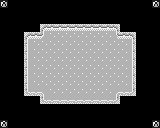

Rendered tile map (Tiled .tmx) drawn with the repository's tilesets; below, a short description and the full map source, tile grids included:
An orthogonal 20x16 tile map with 8x8 px tiles, 3 tile layers (Background, Collision, Overlap).

<map version="1.0" orientation="orthogonal" renderorder="right-down" width="20" height="16" tilewidth="8" tileheight="8" nextobjectid="1">
 <tileset firstgid="1" name="char_sheet" tilewidth="8" tileheight="8" tilecount="1024">
  <image source="char_sheet.png" width="256" height="256" />
 </tileset>
 <layer name="Background" width="20" height="16">
  <data encoding="csv">
63,0,0,0,0,0,0,0,0,0,0,0,0,0,0,0,0,0,0,63,
0,0,0,0,0,0,0,0,0,0,0,0,0,0,0,0,0,0,0,0,
0,0,0,0,0,0,0,0,0,0,0,0,0,0,0,0,0,0,0,0,
0,0,0,0,0,0,0,0,0,0,0,0,0,0,0,0,0,0,0,0,
0,0,0,0,0,0,0,0,0,0,0,0,0,0,0,0,0,0,0,0,
0,0,0,0,0,0,0,0,0,0,0,0,0,0,0,0,0,0,0,0,
0,0,0,0,0,0,0,0,0,0,0,0,0,0,0,0,0,0,0,0,
0,0,0,0,0,0,0,0,0,0,0,0,0,0,0,0,0,0,0,0,
0,0,0,0,0,0,0,0,0,0,0,0,0,0,0,0,0,0,0,0,
0,0,0,0,0,0,0,0,0,0,0,0,0,0,0,0,0,0,0,0,
0,0,0,0,0,0,0,0,0,0,0,0,0,0,0,0,0,0,0,0,
0,0,0,0,0,0,0,0,0,0,0,0,0,0,0,0,0,0,0,0,
0,0,0,0,0,0,0,0,0,0,0,0,0,0,0,0,0,0,0,0,
0,0,0,0,0,0,0,0,0,0,0,0,0,0,0,0,0,0,0,0,
0,0,0,0,0,0,0,0,0,0,0,0,0,0,0,0,0,0,0,0,
63,0,0,0,0,0,0,0,0,0,0,0,0,0,0,0,0,0,0,63
</data>
 </layer>
 <layer name="Collision" width="20" height="16">
  <data encoding="csv">
0,0,0,0,0,0,0,0,0,0,0,0,0,0,0,0,0,0,0,0,
0,0,0,0,0,0,0,0,0,0,0,0,0,0,0,0,0,0,0,0,
0,0,0,0,0,0,0,0,0,0,0,0,0,0,0,0,0,0,0,0,
0,0,0,0,0,414,415,415,415,415,415,415,415,415,416,0,0,0,0,0,
0,0,0,414,415,383,352,352,352,352,352,352,352,352,382,415,416,0,0,0,
0,0,0,446,352,352,352,352,352,352,352,352,352,352,352,352,448,0,0,0,
0,0,0,446,352,352,352,352,352,352,352,352,352,352,352,352,448,0,0,0,
0,0,0,446,352,352,352,352,352,352,352,352,352,352,352,352,448,0,0,0,
0,0,0,446,352,352,352,352,352,352,352,352,352,352,352,352,448,0,0,0,
0,0,0,446,352,352,352,352,352,352,352,352,352,352,352,352,448,0,0,0,
0,0,0,446,352,352,352,352,352,352,352,352,352,352,352,352,448,0,0,0,
0,0,0,478,479,351,352,352,352,352,352,352,352,352,350,479,480,0,0,0,
0,0,0,0,0,478,479,479,479,479,479,479,479,479,480,0,0,0,0,0,
0,0,0,0,0,0,0,0,0,0,0,0,0,0,0,0,0,0,0,0,
0,0,0,0,0,0,0,0,0,0,0,0,0,0,0,0,0,0,0,0,
0,0,0,0,0,0,0,0,0,0,0,0,0,0,0,0,0,0,0,0
</data>
 </layer>
 <layer name="Overlap" width="20" height="16">
  <data encoding="csv">
0,0,0,0,0,0,0,0,0,0,0,0,0,0,0,0,0,0,0,0,
0,0,0,0,0,0,0,0,0,0,0,0,0,0,0,0,0,0,0,0,
0,0,0,0,0,0,0,0,0,0,0,0,0,0,0,0,0,0,0,0,
0,0,0,0,0,0,0,0,0,0,0,0,0,0,0,0,0,0,0,0,
0,0,0,0,0,0,0,0,0,0,0,0,0,0,0,0,0,0,0,0,
0,0,0,0,0,0,0,0,0,0,0,0,0,0,0,0,0,0,0,0,
0,0,0,0,0,0,0,0,0,0,0,0,0,0,0,0,0,0,0,0,
0,0,0,0,0,0,0,0,0,0,0,0,0,0,0,0,0,0,0,0,
0,0,0,0,0,0,0,0,0,0,0,0,0,0,0,0,0,0,0,0,
0,0,0,0,0,0,0,0,0,0,0,0,0,0,0,0,0,0,0,0,
0,0,0,0,0,0,0,0,0,0,0,0,0,0,0,0,0,0,0,0,
0,0,0,0,0,0,0,0,0,0,0,0,0,0,0,0,0,0,0,0,
0,0,0,0,0,0,0,0,0,0,0,0,0,0,0,0,0,0,0,0,
0,0,0,0,0,0,0,0,0,0,0,0,0,0,0,0,0,0,0,0,
0,0,0,0,0,0,0,0,0,0,0,0,0,0,0,0,0,0,0,0,
0,0,0,0,0,0,0,0,0,0,0,0,0,0,0,0,0,0,0,0
</data>
 </layer>
</map>
